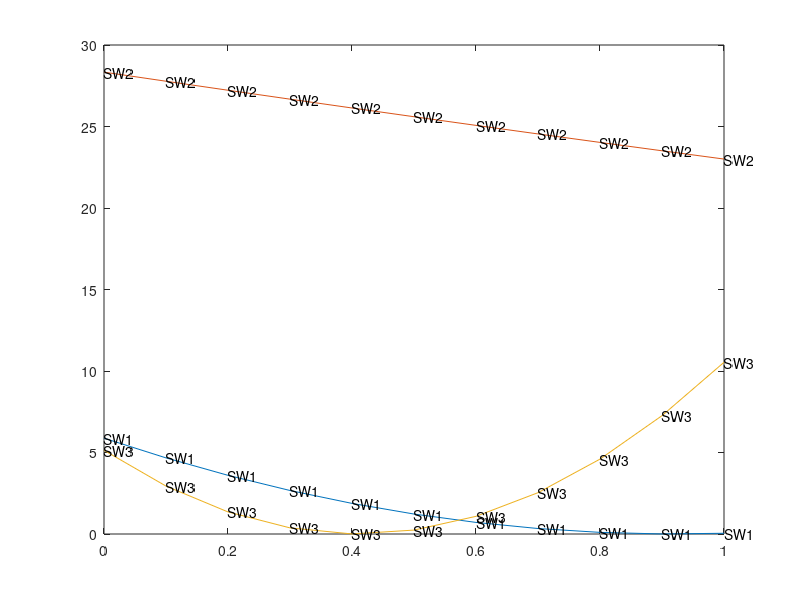

This figure's MATLAB source:
clear all;
clc;

%固定参数赋值%
a=0.6;
q=0.3;
c1=0.3;
c2=0.4;
m1=0.03;
m2=0.04;
m3=0.05;
f1=0.3;
f2=0.9;
f3=0.1;
t1=0.5;
t2=0.1;
t3=0.9;
n=100;

%1.质量问题的负面影响对结果的影响 先给参数赋值%
b=0.6;g=0.3;r=0.4;e=0.1;

%参数设置完成，开始带入公式%
x=0:0.1:1;
p1=(1/3)*(2-2*((1-a)*(b+g)-f1*(r+e)+t1*x)+m1+c1);
w1=(1/3)*(1-((1-a)*(b+g)-f1*(r+e)+t1*x)-m1+2*c1);
p2=(1/3)*(2-2*(-f2*(r+e)+t2*x)+m2+c2);
w2=(1/3)*(1-(-f2*(r+e)+t2*x)-m2+2*c2);
p3=(1/2)*(1-((1-q)*(b+g)-f3*(r+e)+t3*x)+m3);
plot(x,p1,x,w1,x,p2,x,w2,x,p3);
hold on;
%yline(p2,'-','p2');
%yline(w2,'-','w2');
text(x,p1,'p1');
text(x,p2,'p2');
text(x,p3,'p3');
text(x,w1,'w1');
text(x,w2,'w2');
%legend("p1","w1","p2","w2","p3");%
hold off;

%% 
clear all;
clc;

%固定参数赋值%
a=0.6;
q=0.3;
c1=0.3;
c2=0.4;
m1=0.03;
m2=0.04;
m3=0.05;
f1=0.3;
f2=0.9;
f3=0.1;
t1=0.5;
t2=0.1;
t3=0.9;
n=100;

b=0.6;g=0.3;r=0.4;e=0.1;
x=0:0.1:1;

%2.对pi的影响%
s1=(1/9)*n*((1-((1-a)*(b+g)-f1*(r+e)+t1*x)-m1-c1).^2);
i1=(1/9)*n*((1-((1-a)*(b+g)-f1*(r+e)+t1*x)-m1-c1).^2);
s2=(1/9)*n*((1-(-f2*(r+e)+t2*x)-m2-c2).^2);
i2=(1/9)*n*((1-(-f2*(r+e)+t2*x)-m2-c2).^2);
s3=(1/4)*n*((1-((1-q)*(b+g)-f3*(r+e)+t3*x)-m3).^2);
plot(x,s1,x,i1,x,s2,x,i2,x,s3);
hold on;
%yline(s2,'-','s2');
text(x,i1,'i1');
%yline(i2,'-','i2');
text(x,s1,'s1');
text(x,s3,'s3');
text(x,i2,'i2');
text(x,s2,'s2');
hold off;



%% 
clear all;
clc;

%固定参数赋值%
a=0.6;
q=0.3;
c1=0.3;
c2=0.4;
m1=0.03;
m2=0.04;
m3=0.05;
f1=0.3;
f2=0.9;
f3=0.1;
t1=0.5;
t2=0.1;
t3=0.9;
n=100;

b=0.6;g=0.3;r=0.4;e=0.1;
x=0:0.1:1;


CS1=(1/18)*n*((1-((1-a)*(b+g)-f1*(r+e)+t1*x)-m1-c1).^2);
CS2=(1/18)*n*((1-(-f2*(r+e)+t2*x)-m2-c2).^2);
CS3=(1/8)*n*((1-((1-q)*(b+g)-f3*(r+e)+t3*x)-m3).^2);
plot(x,CS1,x,CS2,x,CS3);
hold on;
%yline(CS2,'-','CS2');
text(x,CS1,'CS1');
text(x,CS2,'CS2');
text(x,CS3,'CS3');
hold off;


%% 
clear all;
clc;

%固定参数赋值%
a=0.6;
q=0.3;
c1=0.3;
c2=0.4;
m1=0.03;
m2=0.04;
m3=0.05;
f1=0.3;
f2=0.9;
f3=0.1;
t1=0.5;
t2=0.1;
t3=0.9;
n=100;

b=0.6;g=0.3;r=0.4;e=0.1;
x=0:0.1:1;


SW1=(1/18)*5*n*((1-((1-a)*(b+g)-f1*(r+e)+t1*x)-m1-c1).^2);
SW2=(1/18)*5*n*((1-(-f2*(r+e)+t2*x)-m2-c2).^2);
SW3=(1/8)*3*n*((1-((1-q)*(b+g)-f3*(r+e)+t3*x)-m3).^2);
plot(x,SW1,x,SW2,x,SW3);
hold on;
%yline(SW2,'-','SW2');
text(x,SW1,'SW1');
text(x,SW2,'SW2');
text(x,SW3,'SW3');
hold off;
